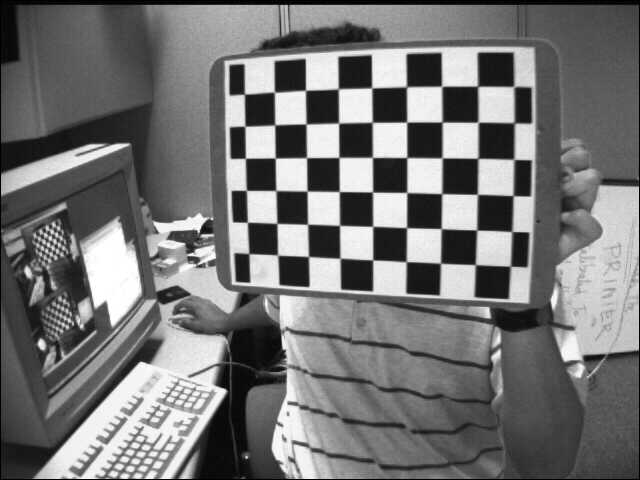
//> input picture classes/exercises05/camera_calibration_original/images/left01.jpg, 640 x 480 px
$ ./main ../../exercises05/camera_calibration_original/images/left01.jpg   (built with g++ and OpenCV 4)
//> lines starting //> are read from the running program, lines starting //| are printed output that depends on the picture; after the words box and inside, x2 and y2 are one past the last pixel; in counts of white or black regions, pixels touching at a corner belong together
#include "opencv2/imgproc/imgproc.hpp"
#include "opencv2/highgui/highgui.hpp"
#include <iostream>

using namespace cv;
using namespace std;

Mat src, src_gray, dst;
int thresh = 35;
int max_thresh = 255;

void cornerHarris_callback( int, void* );

int main( int, char** argv ) {
    src = imread( argv[1], IMREAD_COLOR );
//> src is the input picture: 480 rows x 640 cols, CV_8UC3; min 0, max 255, mean 116.6
    cvtColor( src, src_gray, COLOR_BGR2GRAY );

    namedWindow( "cornerHarris", WINDOW_AUTOSIZE );
    createTrackbar( "Threshold: ", "cornerHarris", &thresh, max_thresh, cornerHarris_callback );
    imshow( "cornerHarris", src );

    cornerHarris_callback(0,0);

    waitKey(0);
    return 0;
}

void cornerHarris_callback( int, void* ) {
    Mat norm;

    cornerHarris( src_gray, dst, 2, 3, 0.008, BORDER_DEFAULT );
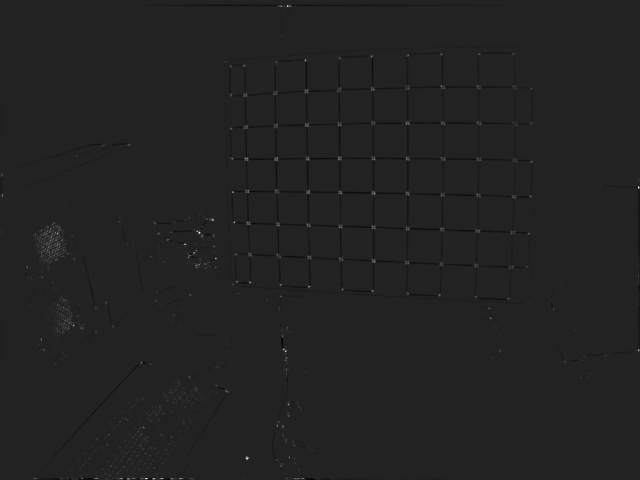
//> dst: 480 rows x 640 cols, CV_32FC1; min -0.00214, max 0.0138, mean -1.51e-07; drawn with min black and max white
    normalize( dst, norm, 0, 255, NORM_MINMAX, CV_32FC1, Mat() );

    dst = src.clone();

    /// Drawing a circle around corners
    for( int j = 0; j < norm.rows ; j++ )
        for( int i = 0; i < norm.cols; i++ )
            if( (int) norm.at<float>(j,i) > thresh )
                circle( dst, Point( i, j ), 5,  Scalar(0), 2, 8, 0 );
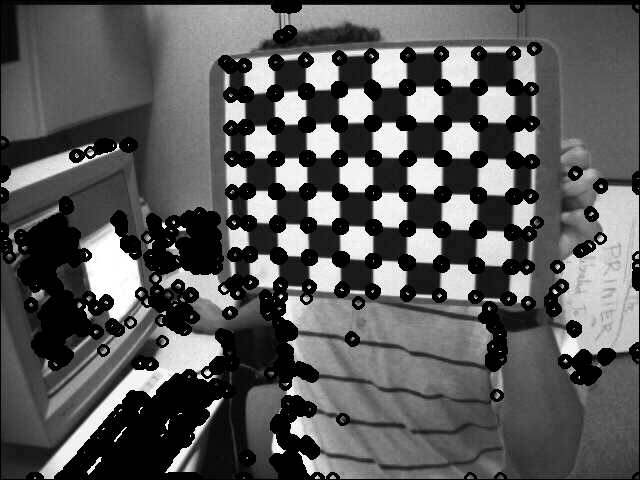
//> dst: 480 rows x 640 cols, CV_8UC3; 19.4% of pixels changed, all inside (x1, y1, x2, y2) = (0, 0, 640, 480)

    imshow( "cornerHarris", dst );
}

$ run again, on classes/exercises05/camera_calibration_original/images/left03.jpg
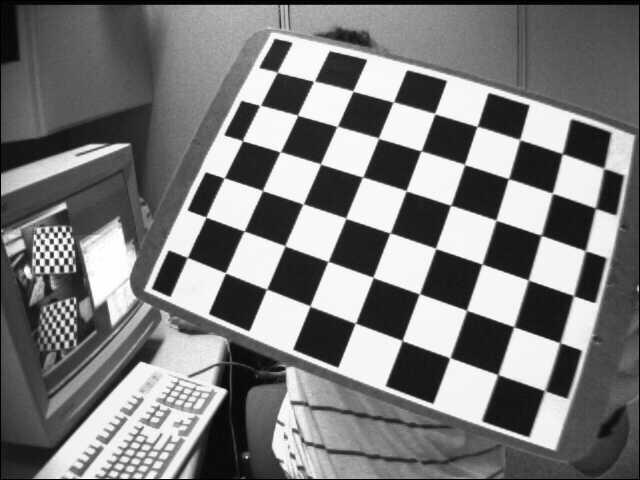
//> input picture classes/exercises05/camera_calibration_original/images/left03.jpg, 640 x 480 px
//> src is the input picture: 480 rows x 640 cols, CV_8UC3; min 0, max 255, mean 122.9
//> in cornerHarris_callback, `cornerHarris( src_gray, dst, 2, 3, 0.008, BORDER_DEFAULT );`:
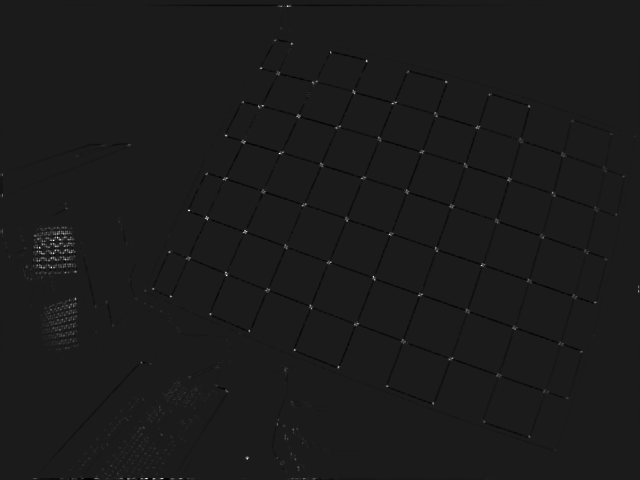
//> dst: 480 rows x 640 cols, CV_32FC1; min -0.0016, max 0.0133, mean 3.46e-06; drawn with min black and max white
//> after the loop in cornerHarris_callback, `for( int j = 0; j < norm.rows ; j++ )`:
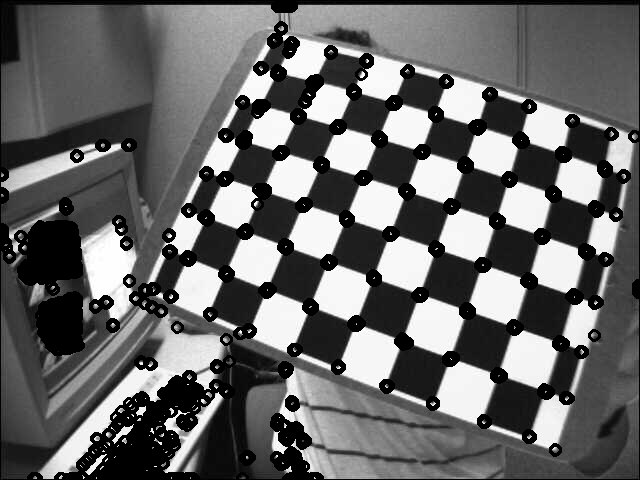
//> dst: 480 rows x 640 cols, CV_8UC3; 12.82% of pixels changed, all inside (x1, y1, x2, y2) = (0, 0, 640, 480)

$ run again, on classes/exercises05/camera_calibration_original/images/left04.jpg
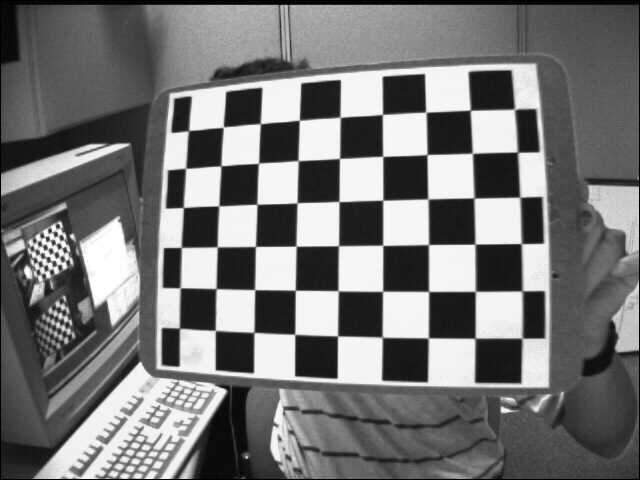
//> input picture classes/exercises05/camera_calibration_original/images/left04.jpg, 640 x 480 px
//> src is the input picture: 480 rows x 640 cols, CV_8UC3; min 0, max 255, mean 117.8
//> in cornerHarris_callback, `cornerHarris( src_gray, dst, 2, 3, 0.008, BORDER_DEFAULT );`:
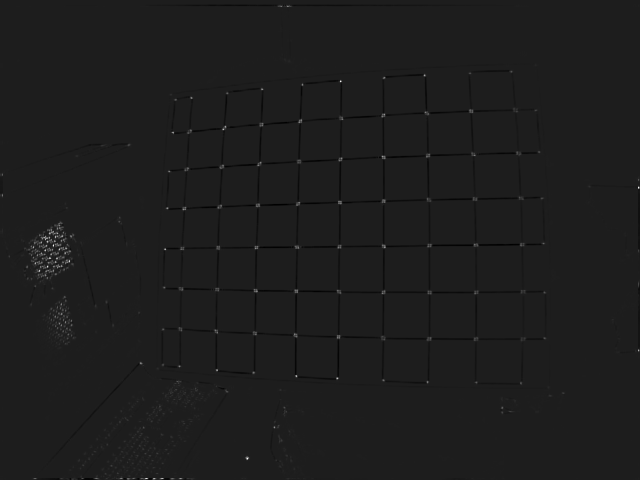
//> dst: 480 rows x 640 cols, CV_32FC1; min -0.00186, max 0.014, mean -4.38e-06; drawn with min black and max white
//> after the loop in cornerHarris_callback, `for( int j = 0; j < norm.rows ; j++ )`:
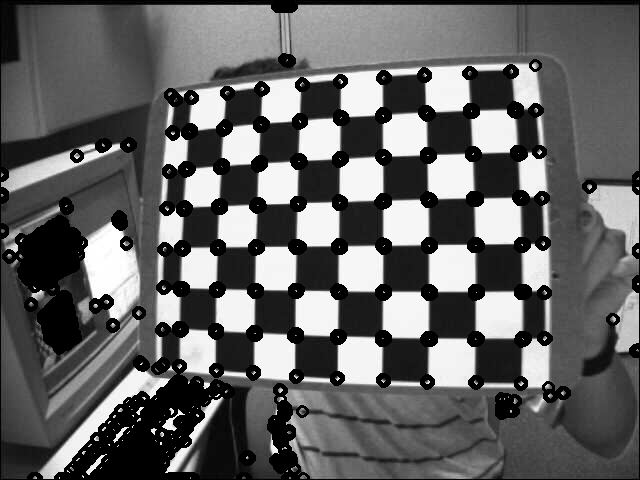
//> dst: 480 rows x 640 cols, CV_8UC3; 12.9% of pixels changed, all inside (x1, y1, x2, y2) = (0, 0, 640, 480)

$ run again, on classes/exercises05/camera_calibration_original/images/left05.jpg
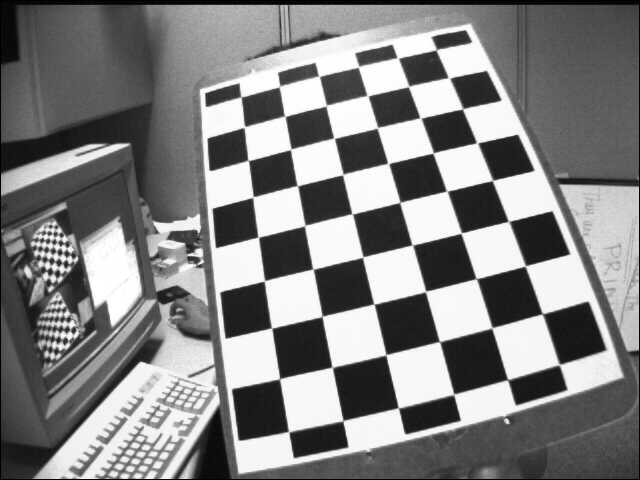
//> input picture classes/exercises05/camera_calibration_original/images/left05.jpg, 640 x 480 px
//> src is the input picture: 480 rows x 640 cols, CV_8UC3; min 0, max 255, mean 129.8
//> in cornerHarris_callback, `cornerHarris( src_gray, dst, 2, 3, 0.008, BORDER_DEFAULT );`:
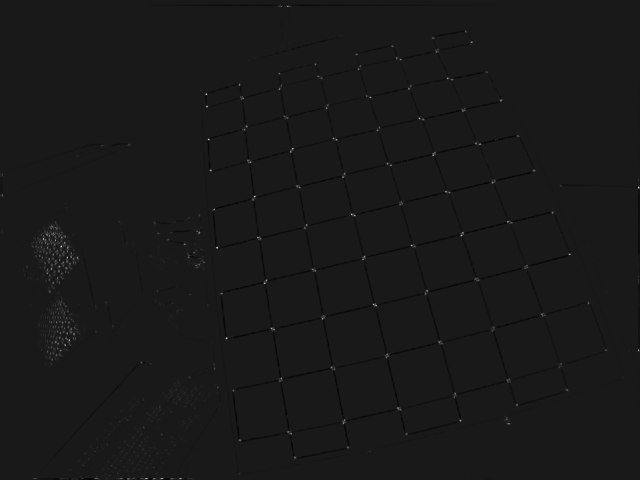
//> dst: 480 rows x 640 cols, CV_32FC1; min -0.00198, max 0.0178, mean -1.2e-06; drawn with min black and max white
//> after the loop in cornerHarris_callback, `for( int j = 0; j < norm.rows ; j++ )`:
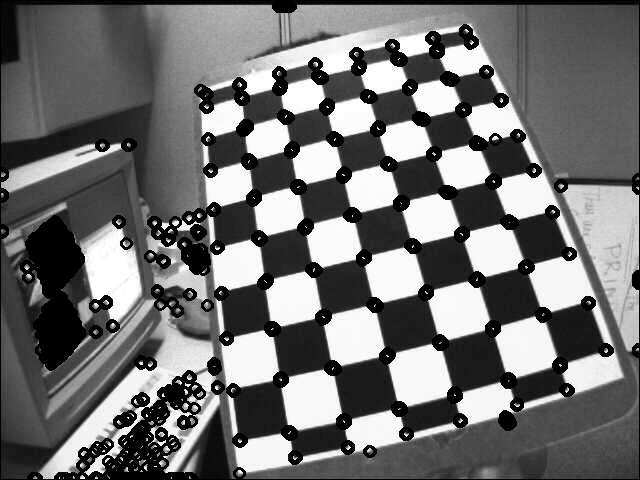
//> dst: 480 rows x 640 cols, CV_8UC3; 11.11% of pixels changed, all inside (x1, y1, x2, y2) = (0, 0, 640, 480)
